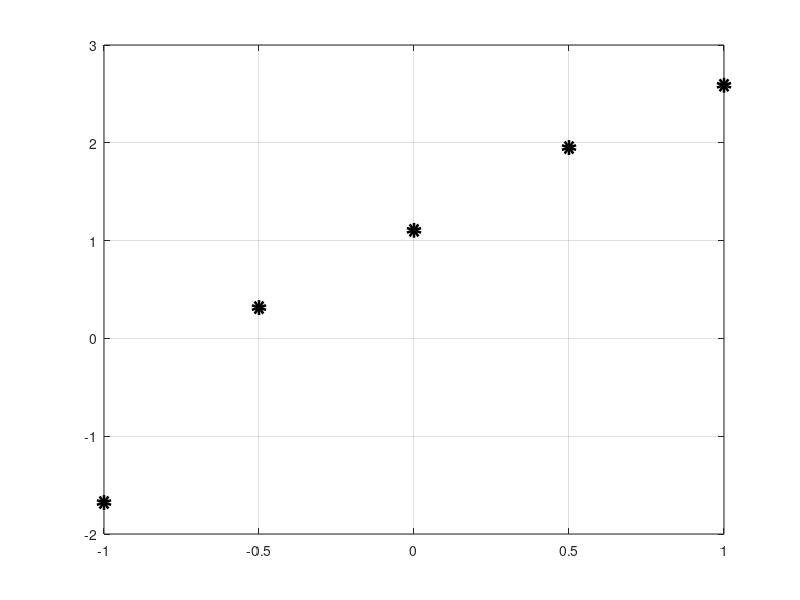
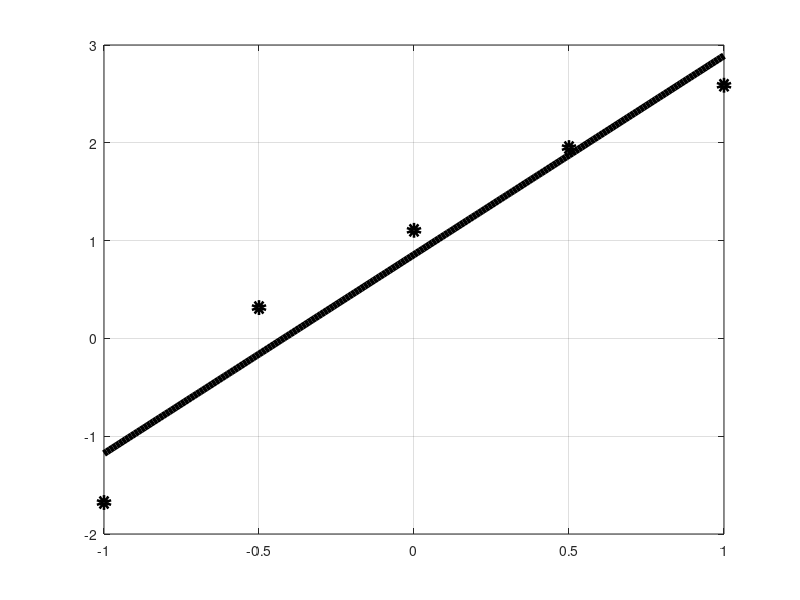

Here is the MATLAB script that generated these plots, in order:
x = [-1, -0.5, 0, 0.5, 1]
y = [-1.6781, 0.3151, 1.1051, 1.9512, 2.5884]

plot(x, y, 'ok', 'LineWidth',5)
grid on
print -dpng linearni_funkce_body.png

A = [ 5, 0;
      0, 2.5]

A = [ sum(length(x)), sum(x);
      sum(x), sum(x.*x) ]

b = [ sum(y), sum(y.*x) ]

A_alt = fliplr(vander(x,2))' * fliplr(vander(x,2))
b_alt = fliplr(vander(x,2))' * y'

koef = A \b'
linearni_funkce = @(x) koef(1) + koef(2)*x

x_p = [x(1) : 0.01 : x(end)];

hold on
plot(x, y, 'ok')
plot(x_p, linearni_funkce(x_p), 'k', 'LineWidth',5)
grid on
print -dpng linearni_funkce.png

% -------------------------------------------------------------------------------

x = [-1, -0.5, 0, 0.5, 1]
y = [3, 4, 7, 18, 30]

%plot(x, y, 'ok')
%print -dpng linearni_fce.png
